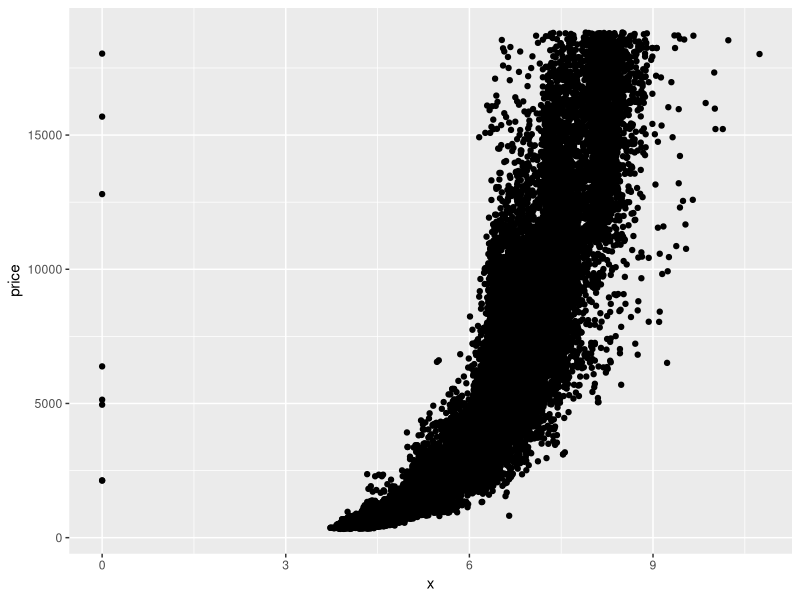
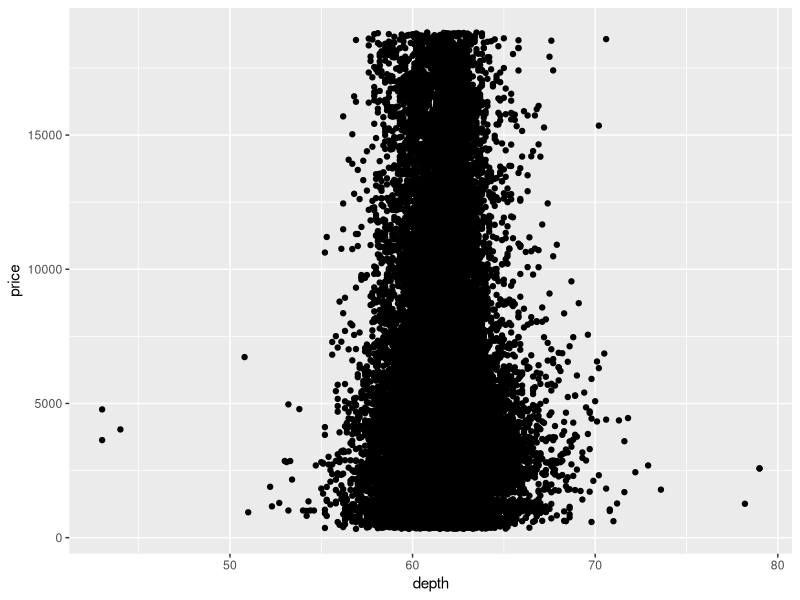
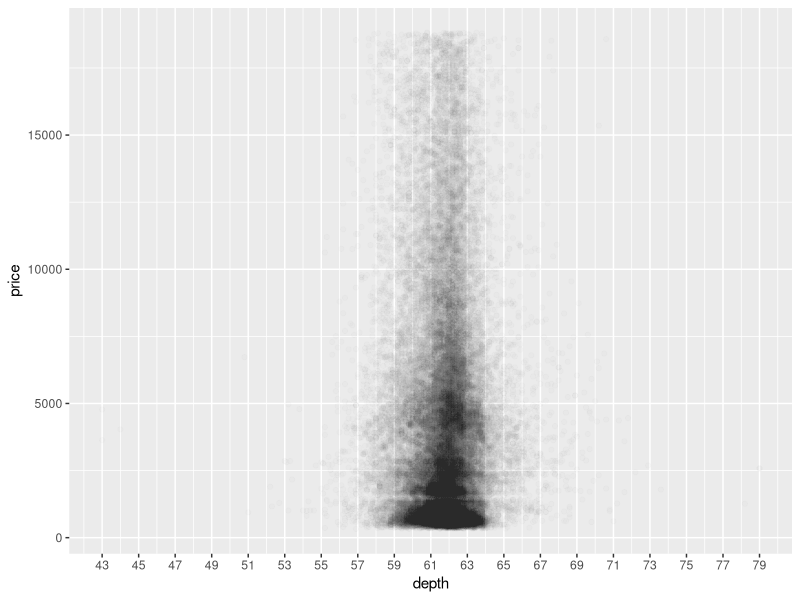
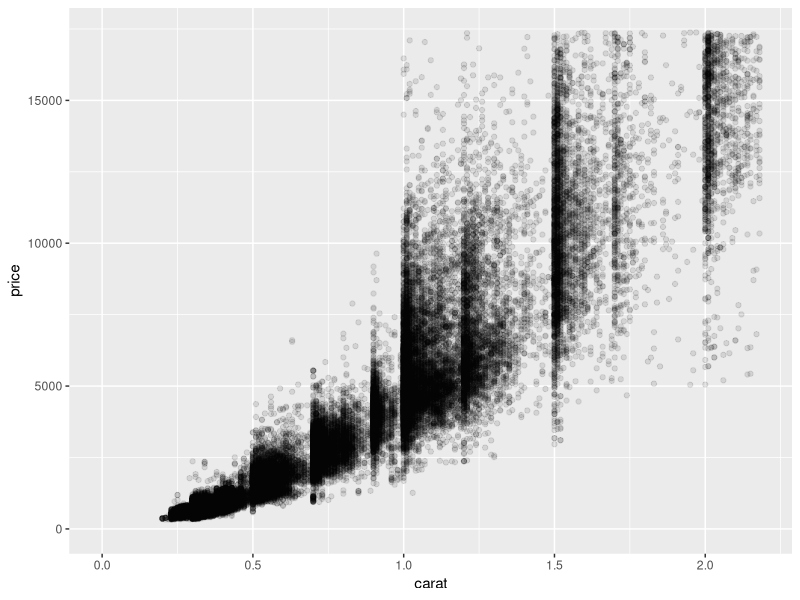
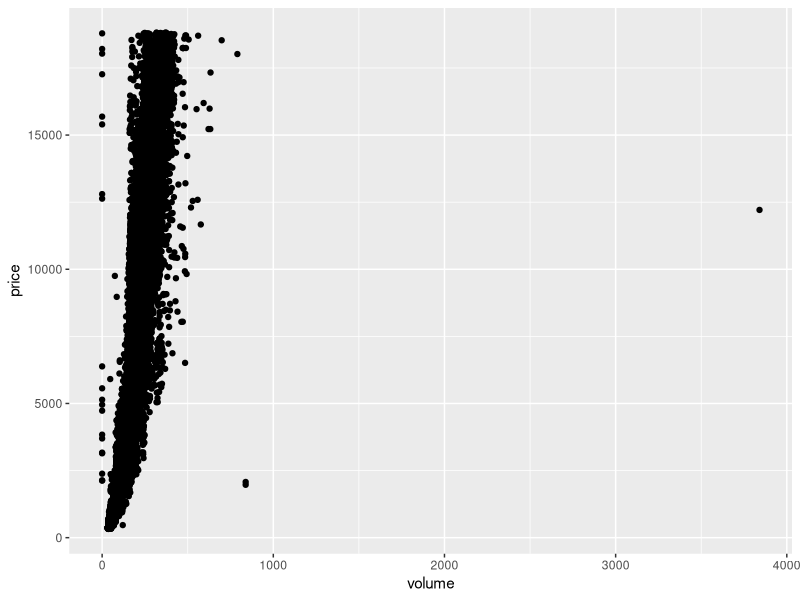
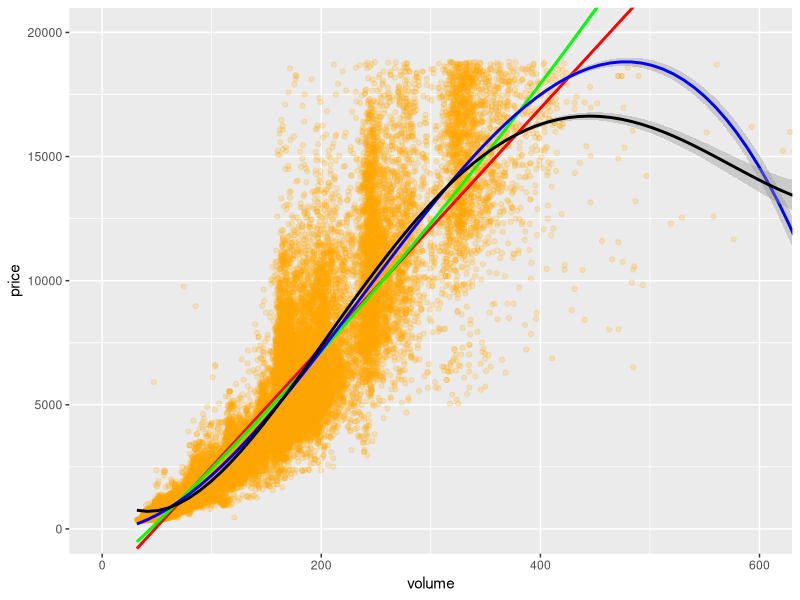
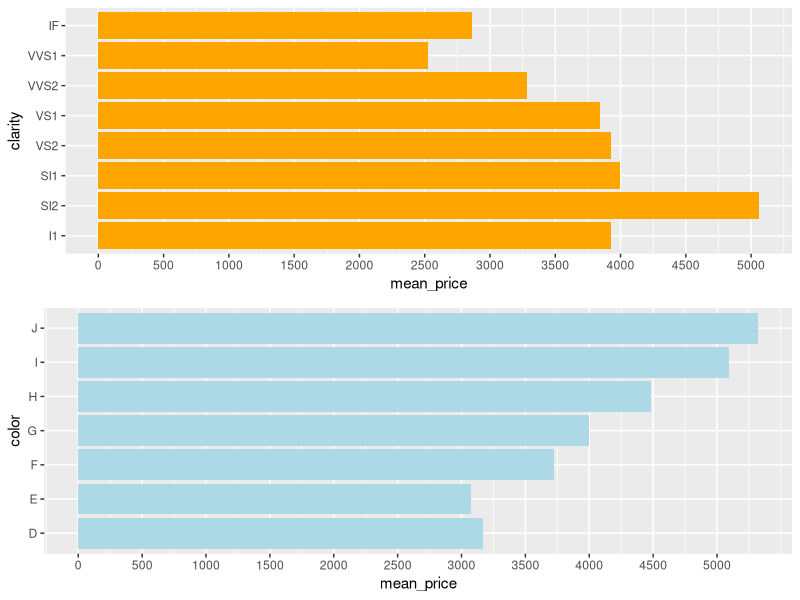

The R script that drew these images, in order:
## ---- chunk 1
library(ggplot2)
data(diamonds)
str(diamonds)
## ---- chunk 2
ggplot(aes(x = x, y = price), data = diamonds) +
  geom_point()
## ---- chunk 3
cor.test(diamonds$x, diamonds$price)
## ---- chunk 4
cor.test(diamonds$y, diamonds$price)
## ---- chunk 5
cor.test(diamonds$z, diamonds$price)
## ---- chunk 6
ggplot(aes(x = depth , y = price), data = diamonds) + 
  geom_point()
## ---- chunk 7
summary(diamonds$depth)

ggplot(aes(x = depth , y = price), data = diamonds) + 
  geom_point(alpha = 1/100) +
  scale_x_continuous(breaks = seq(43,80, 2))
## ---- chunk 8
cor.test(diamonds$depth, diamonds$price)
## ---- chunk 9
ggplot(aes(x = carat, y = price), data = diamonds) +
  geom_point(alpha = 1/10) +
  xlim(0, quantile(diamonds$carat, 0.99)) +
  ylim(0, quantile(diamonds$price, 0.99))
## ---- chunk 10
diamonds$volume <- diamonds$x * diamonds$y * diamonds$z

ggplot(aes(x = volume, y = price), data = diamonds) +
  geom_point()
## ---- chunk 11
suppressMessages(library(plyr))
count(diamonds$volume == 0)
suppressMessages(detach("package:plyr", unload=TRUE))
## ---- chunk 12
with(subset(diamonds, volume > 0 & volume < 800), cor.test(price, volume))
## ---- chunk 13
ggplot(aes(x = volume, y = price), 
       data = subset(diamonds, volume > 0 & volume < 800)) +
  geom_point(alpha = 1/5, color = 'orange') +
  geom_smooth(method = 'lm', color = 'red') +
  geom_smooth(method = 'lm', color = 'green', formula = y ~ poly(x,2, raw = TRUE)) +
  geom_smooth(method = 'lm', color = 'blue', formula = y ~ poly(x,3, raw = TRUE)) +
  geom_smooth(method = 'lm', color = 'black', formula = y ~poly(x,4,raw=TRUE)) + 
  coord_cartesian(xlim = c(0,600), ylim=c(0,20000))
## ---- chunk 14
suppressMessages(library(dplyr))
diamonds.by.clarity <- diamonds %>%
  group_by(clarity) %>%
  summarise(min_price = min(price),
            median_price = median(as.numeric(price)),
            mean_price = mean(price),
            max_price = max(price),
            n = n()) 

diamonds.by.clarity
## ---- chunk 15
diamonds_by_clarity <- group_by(diamonds, clarity)
diamonds_mp_by_clarity <- summarise(diamonds_by_clarity, mean_price = mean(price))

diamonds_by_color <- group_by(diamonds, color)
diamonds_mp_by_color <- summarise(diamonds_by_color, mean_price = mean(price))

suppressMessages(library(gridExtra))

p1 <- ggplot(aes(x = clarity, y = mean_price), data = diamonds_mp_by_clarity) +
  geom_bar(stat = 'identity', fill  = 'orange') +
  scale_y_continuous(breaks=seq(0,5200, 500)) +
  coord_flip() 

p2 <- ggplot(aes(x = color, y = mean_price), data = diamonds_mp_by_color) +
  geom_bar(stat = 'identity', fill = 'light blue') +
  scale_y_continuous(breaks=seq(0,5200, 500)) +
  coord_flip()
  
grid.arrange(p1,p2)
